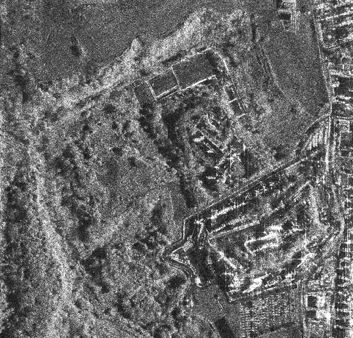
%> input picture Image/Roma.tif, 353 x 338 px
$ octave Demo_speckle_TV.m   (GNU Octave 9; MATLAB toolbox functions it lacks are replaced by stand-ins)
%> lines starting %> are read from the running program, lines starting %| are printed output that depends on the picture
### RCSParaEsti.m
function [mu,alpha,var_n]=RCSParaEsti(Img,W,L)
[Nx,Ny]=size(Img);
alpha=zeros(Nx,Ny);mu=alpha;var_n=alpha;
for ii=1:Nx
    for jj=1:Ny
        if ii<(W+1)/2
            idxx=1:ii+(W-1)/2;
        elseif ii>Nx-(W-1)/2
            idxx=ii-(W-1)/2:Nx;
        else
            idxx=ii-(W-1)/2:ii+(W-1)/2;
        end
        if jj<(W+1)/2
            idxy=1:jj+(W-1)/2;
        elseif jj>Ny-(W-1)/2
            idxy=jj-(W-1)/2:Ny;
        else
            idxy=jj-(W-1)/2:jj+(W-1)/2;
        end
        SubImg=Img(idxx,idxy);
        mu_temp=sum(sum(SubImg))/W/W;
        var=sum(sum((SubImg-mu_temp).^2))/W/W;
        var_n(ii,jj)=var/mu_temp/mu_temp;
        alpha(ii,jj)=(1+1/L)/(var_n(ii,jj)-1/L);
        mu(ii,jj)=mu_temp;
    end
end

### tv_speckle.m
function J=tv_speckle(I,iter,dt,ep,lam,I0,C)
%% Private function: tv (by Guy Gilboa).
%% Total Variation denoising.
%% Example: J=tv(I,iter,dt,ep,lam,I0)
%% Input: I    - image (double array gray level 1-256),
%%        iter - num of iterations,
%%        dt   - time step [0.2],
%%        ep   - epsilon (of gradient regularization) [1],
%%        lam  - fidelity term lambda [0],
%%        I0   - input (noisy) image [I0=I]
%%       (default values are in [])
%% Output: evolved image

if ~exist('ep')
   ep=1;
end
if ~exist('dt')
   dt=ep/5;  % dt below the CFL bound
end
if ~exist('lam')
   lam=0;
end
if ~exist('I0')
	I0=I;
end
if ~exist('C')
	C=0;
end
[ny,nx]=size(I); ep2=ep^2;

for i=1:iter,  %% do iterations
   % estimate derivatives
   I_x = (I(:,[2:nx nx])-I(:,[1 1:nx-1]))/2;
	I_y = (I([2:ny ny],:)-I([1 1:ny-1],:))/2;
	I_xx = I(:,[2:nx nx])+I(:,[1 1:nx-1])-2*I;
	I_yy = I([2:ny ny],:)+I([1 1:ny-1],:)-2*I;
	Dp = I([2:ny ny],[2:nx nx])+I([1 1:ny-1],[1 1:nx-1]);
	Dm = I([1 1:ny-1],[2:nx nx])+I([2:ny ny],[1 1:nx-1]);
	I_xy = (Dp-Dm)/4;
   % compute flow
   Num = I_xx.*(ep2+I_y.^2)-2*I_x.*I_y.*I_xy+I_yy.*(ep2+I_x.^2);
   Den = (ep2+I_x.^2+I_y.^2).^(3/2);
   I_t = Num./Den + lam.*((I0-I)./(I.^2+eps));
   I=I+dt*I_t;  %% evolve image by dt
end % for i
%% return image
%J=I*Imean/mean(mean(I)); % normalize to original mean
J=I;

### Demo_speckle_TV.m
clear all;close all;clc
%%prepare the image
Img=imread('Image/Roma.tif');
%> Img is the input picture: size 338x353x3 uint8; min 13, max 255, mean 104.4
[Nx,Ny,Nc]=size(Img);
%> Nx = 338; Ny = 353; Nc = 3
if Nc>1;Img=rgb2gray(Img);end
Img=double(Img(:,:,1));
%> Img: size 338x353 double

Filter=fspecial('gaussian',5,1.2);
% ImgS=medfilt2(Img,[5 5]) ;
ImgS=conv2(Img,Filter,'same');
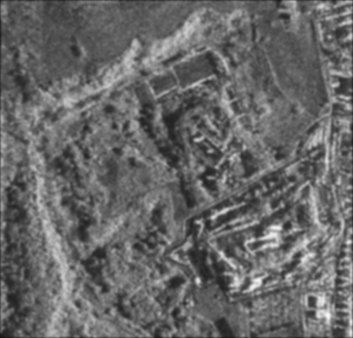
%> ImgS: size 338x353 double; min 17.34, max 248.6, mean 103.8
figure(1);set(gcf,'position',[250 150 500 500]);
subplot(2,2,1);imagesc(Img);colormap(gray);
subplot(2,2,2);imagesc(ImgS);colormap(gray);

%%
% g=log(Img+eps);
% subplot(2,2,3);imagesc(g);colormap(gray)
u=Img;
StopCret=0.2; u_old=0;
lam=6000; NumIter=50; dt=0.2; eps=1; counter=0;
[muInt,nu,var_n]=RCSParaEsti(Img,9,4);
%> after the loop in RCSParaEsti, `for ii=1:Nx`:
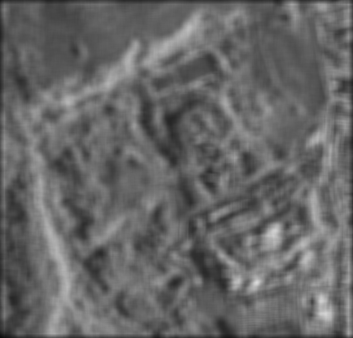
%> mu: size 338x353 double; min 11.09, max 218.5, mean 102.9
%> after the loop in RCSParaEsti, `for ii=1:Nx`:
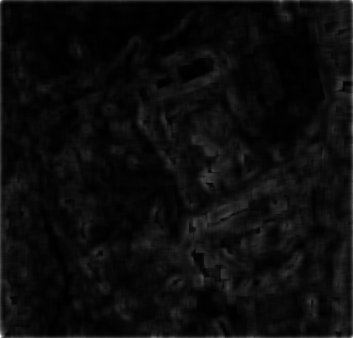
%> var_n: size 338x353 double; min 0.0174, max 2.09, mean 0.119; drawn with min black and max white
%> after the loop in RCSParaEsti, `for ii=1:Nx`: idxx = [334 335 336 337 338]; idxy = [349 350 351 352 353]
while (mean(mean(abs(u -u_old))) > StopCret),  % iterate until convergence
   counter=counter+1
   u_old=u;
   u=tv_speckle(u,NumIter,dt,eps,lam.*var_n,Img); % scalar lam
end % while
%> this loop made 9 passes
%> pass 1, in tv_speckle, `J=I;`:
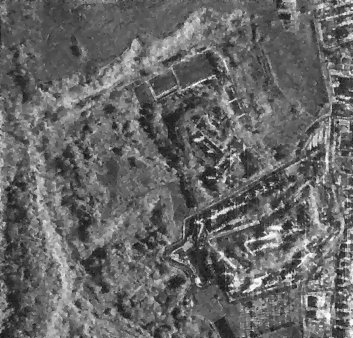
%> J: size 338x353 double; min 14.38, max 253.1, mean 103.2
%> after the loop:
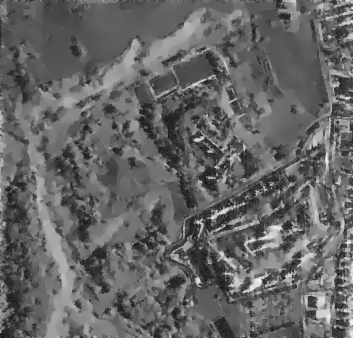
%> u: size 338x353 double; min 14.38, max 241.1, mean 101.9
subplot(2,2,4);imagesc(u);colormap(gray);
